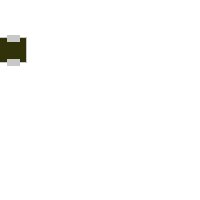
Frame 1 (no input)
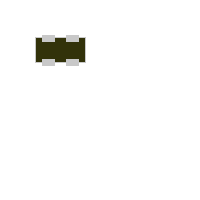
Frame 60 (the mouse pressed at the canvas centre just before this capture)
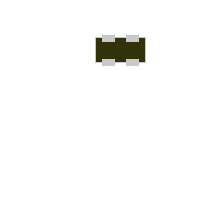
Frame 120 (the mouse held since frame 60 and released just before this capture)

The Processing sketch that drew these frames (run headless with seeded random() and noise(); from frame 60 on, the mouse is pressed at the canvas centre):

// Processing sketch: w6_f15_quiz_solution_p06
// ── w6_f15_quiz_solution_p06.pde
int x = 0;
int y = 50;
int s = 1;

void setup(){
 size(200, 200);
 smooth(); 
}

void draw(){
  background(255);
  move();
  bounce();
  drawCar(x, y, 50, color(50, 50, 10));
}
void move(){
 x = x + s; 
}
void bounce(){
 if ((x >= width) || (x <= 0)){
  s *= -1; 
 }
}
void drawCar(int x, int y, int size, color c){
 int o = size/4;
 rectMode(CENTER);
 stroke(200); 
 fill(c);
 rect(x, y, size, size/2);
 fill(200);
 rect(x-o, y-o, o, o/2);
 rect(x+o, y-o, o, o/2);
 rect(x-o, y+o, o, o/2);
 rect(x+o, y+o, o, o/2); 
}
